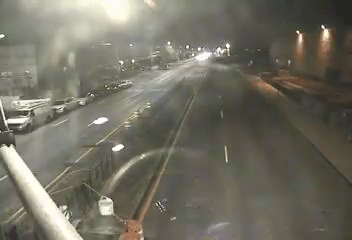
#> input picture frame 12 of individual_clips/Beach Channel Drive at Beach 101st Street/clip_003.mp4, 352 x 240 px
$ python ocr_clips.py
#> lines starting #> are read from the running program, lines starting #| are printed output that depends on the picture; after the words box and inside, x2 and y2 are one past the last pixel; in counts of white or black regions, pixels touching at a corner belong together
import cv2
import pytesseract
import os
import json
import re

pytesseract.pytesseract.tesseract_cmd = '/usr/local/opt/tesseract/bin/tesseract'

clips_dir = 'individual_clips'
results = {}

intersections = sorted(os.listdir(clips_dir))
total = 0
for intersection in intersections:
    intersection_path = os.path.join(clips_dir, intersection)
    if not os.path.isdir(intersection_path):
        continue

    clips = sorted(f for f in os.listdir(intersection_path) if f.endswith('.mp4'))
    results[intersection] = []

    for clip_name in clips:
        total += 1
        clip_path = os.path.join(intersection_path, clip_name)

        cap = cv2.VideoCapture(clip_path)
        ret, frame = cap.read()
#> frame is the input picture: shape (240, 352, 3); mean B, G, R 98.1, 110.5, 112.8
        cap.release()

        if not ret:
            print(f'[{total}] FAILED to read {intersection}/{clip_name}')
            results[intersection].append({'clip': clip_name, 'text': None})
            continue

        # Crop top 20% of frame where the overlay text lives
        h, w = frame.shape[:2]
#> h = 240; w = 352
        crop = frame[0:int(h * 0.20), :]
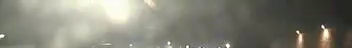
#> crop: shape (48, 352, 3); mean B, G, R 116.9, 129, 130

        # Convert to grayscale and threshold for better OCR
        gray = cv2.cvtColor(crop, cv2.COLOR_BGR2GRAY)
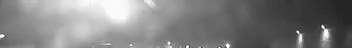
#> gray: shape (48, 352); min 36, max 255, mean 127.8
        _, thresh = cv2.threshold(gray, 150, 255, cv2.THRESH_BINARY)
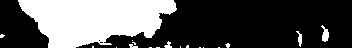
#> thresh: shape (48, 352); 33.5% white; 18 white regions (13 under 20 px), largest, box (x1, y1, x2, y2) and area: (18, 0, 177, 48) 5412, (321, 25, 329, 42) 80, (296, 31, 302, 47) 47, (164, 41, 172, 48) 31, (129, 44, 138, 48) 23

#> (the run stopped early here; a loop or call above may not have finished)
